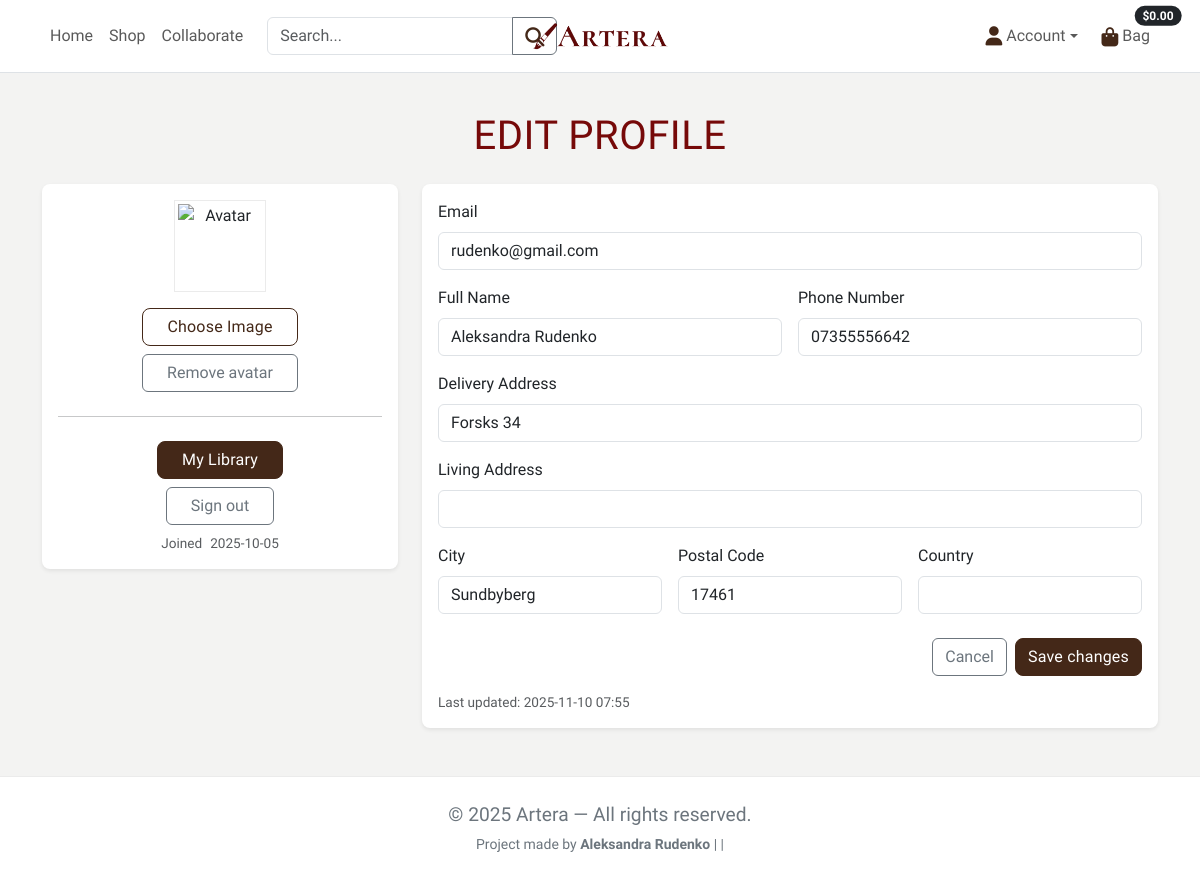
Before: /profiles/ (signed in) with the older database file.
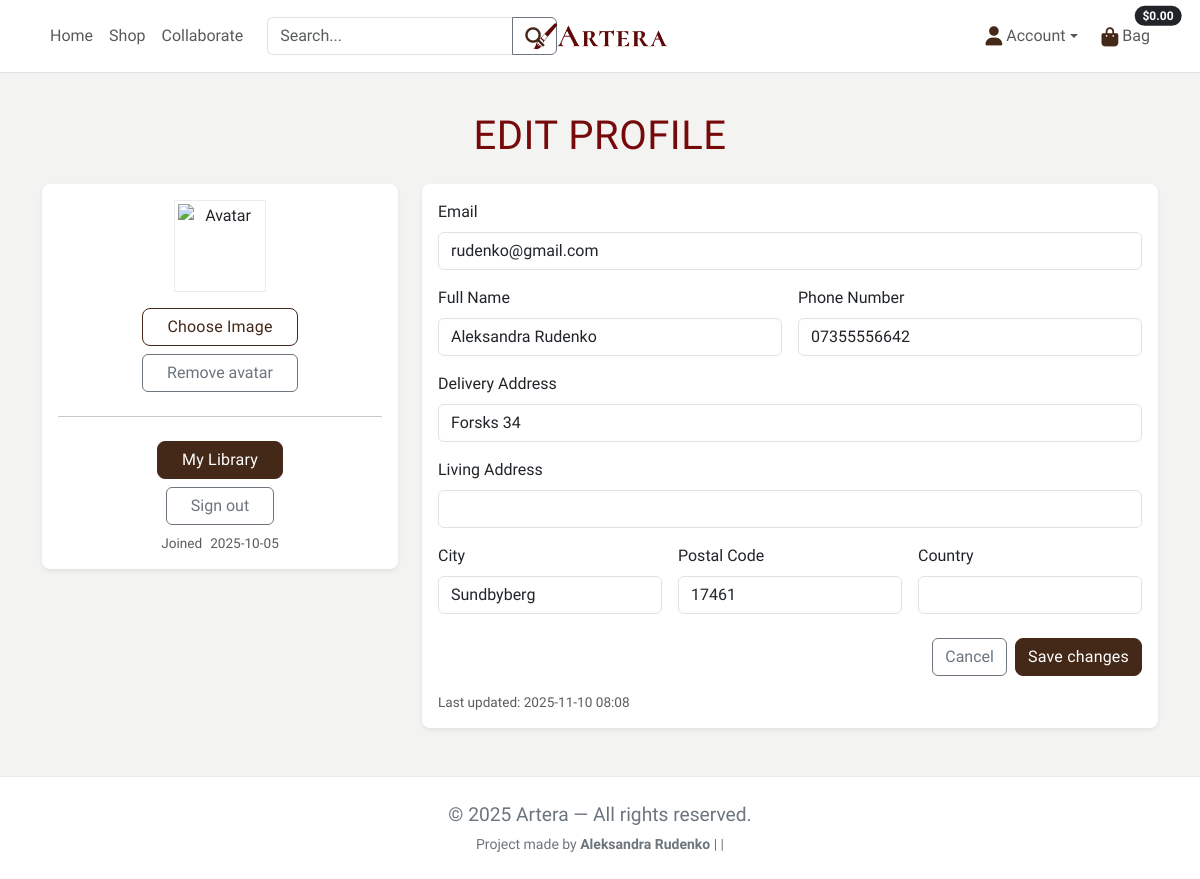
After: the same page with the newer database file.
### profiles/models.py (models this page shows, shortened)
class Profile(models.Model):
    user = models.OneToOneField(settings.AUTH_USER_MODEL, on_delete=models.CASCADE)
    full_name = models.CharField(max_length=100, blank=True)
    phone_number = models.CharField(max_length=20, blank=True)
    address_line_delivery = models.CharField(max_length=255, blank=True)
    address_line_living = models.CharField(max_length=255, blank=True)
    city = models.CharField(max_length=100, blank=True)
    postal_code = models.CharField(max_length=20, blank=True)
    country = models.CharField(max_length=100, blank=True)
    created_at = models.DateTimeField(auto_now_add=True)
    updated_at = models.DateTimeField(auto_now=True)
    avatar = CloudinaryField('image', blank=True, null=True, folder='avatars')

### profiles/views.py (the view)
# urls.py: path('', views.profile, name='profile'),
@login_required
def profile(request):
    profile, _ = Profile.objects.get_or_create(user=request.user)
    if request.method == 'POST':
        form = ProfileForm(request.POST, instance=profile)
        new_email = (request.POST.get('email') or '').strip()
        if form.is_valid():
            with transaction.atomic():
                form.save()
                if new_email and new_email.lower() != (request.user.email or '').lower():
                    ea = EmailAddress.objects.filter(
                        user=request.user, email__iexact=new_email
                    ).first()
                    if not ea:
                        ea = EmailAddress(user=request.user, email=new_email, primary=False, verified=False)
                        ea.save()
                    ea.send_confirmation(request)
                    messages.info(request, "We sent a verification link to your new email. "
                                            "It will replace your current email after you confirm.")
                else:
                    messages.success(request, "Profile updated.")
            return redirect('profile')
        else:
            messages.error(request, "Please fix the errors below.")
    else:
        form = ProfileForm(instance=profile)
    return render(request, 'profiles/profile.html', {
        'form': form,
        'user_obj': request.user,
    })

### profiles/forms.py
class ProfileForm(forms.ModelForm):
    class Meta:
        model = Profile
        fields = [
            'full_name', 'phone_number', 'address_line_delivery',
            'address_line_living', 'city', 'postal_code', 'country'
        ]
        widgets = {
            'full_name': forms.TextInput(attrs={'class': 'form-control'}),
            'phone_number': forms.TextInput(attrs={'class': 'form-control'}),
            'address_line_delivery': forms.TextInput(attrs={'class': 'form-control'}),
            'address_line_living': forms.TextInput(attrs={'class': 'form-control'}),
            'city': forms.TextInput(attrs={'class': 'form-control'}),
            'postal_code': forms.TextInput(attrs={'class': 'form-control'}),
            'country': forms.TextInput(attrs={'class': 'form-control'}),
        }
        labels = {
            'full_name': 'Full Name',
            'phone_number': 'Phone Number',
            'address_line_delivery': 'Delivery Address',
            'address_line_living': 'Living Address',
            'city': 'City',
            'postal_code': 'Postal Code',
            'country': 'Country',
        }

### profiles/templates/profiles/profile.html (shortened to what the changed rows need)
{% extends "base.html" %}
{% load static %}
{% block content %}
<div class="container py-5 profile">
    <h1 class="mb-4 text-center">Edit Profile</h1>
    <div class="row g-4">
        <div class="col-12 col-lg-8">
            <div class="card border-0 shadow-sm rounded-3">
                <div class="card-body">
                    <form method="post" novalidate>
                        <div class="mb-3">
                        </div>
                        <div class="row g-3">
                            <div class="col-md-6">
                                <label class="form-label">{{ form.full_name.label }}</label>
                                {{ form.full_name }}
                            </div>
                            <div class="col-md-6">
                                <label class="form-label">{{ form.phone_number.label }}</label>
                                {{ form.phone_number }}
                            </div>
                            <div class="col-12">
                                <label class="form-label">{{ form.address_line_delivery.label }}</label>
                                {{ form.address_line_delivery }}
                            </div>
                            <div class="col-12">
                                <label class="form-label">{{ form.address_line_living.label }}</label>
                                {{ form.address_line_living }}
                            </div>
                            <div class="col-md-4">
                                <label class="form-label">{{ form.city.label }}</label>
                                {{ form.city }}
                            </div>
                            <div class="col-md-4">
                                <label class="form-label">{{ form.postal_code.label }}</label>
                                {{ form.postal_code }}
                            </div>
                            <div class="col-md-4">
                                <label class="form-label">{{ form.country.label }}</label>
                                {{ form.country }}
                            </div>
                        </div>
                        <div class="d-flex gap-2 justify-content-end mt-4">
                        </div>
                    </form>
                    <div class="small text-muted mt-3">
                        Last updated:
                        {% if form.instance.updated_at %}{{ form.instance.updated_at|date:"Y-m-d H:i" }}{% else %}—{% endif %}
                    </div>
                </div>
            </div>
        </div>
    </div>
</div>
{% endblock %}

Changed rows visible on the page:
changed Profile "Aleksandra Rudenko": instance.updated_at "2025-11-10 07:55" → "2025-11-10 08:08"
